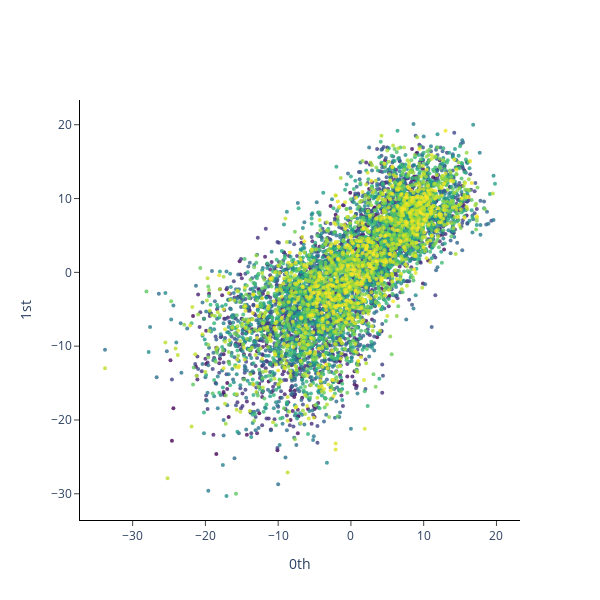

This figure's notebook cell:
### Code cell
embedding_dimension_nonperiodic = 2
embedding_time_delay_nonperiodic = 16
stride = 3

embedder_nonperiodic = SingleTakensEmbedding(
    parameters_type="fixed",
    n_jobs=2,
    time_delay=embedding_time_delay_nonperiodic,
    dimension=embedding_dimension_nonperiodic,
    stride=stride,
)

y_nonperiodic_embedded = embedder_nonperiodic.fit_transform(y)

plot_point_cloud(y_nonperiodic_embedded)

### Figure 1 — Plotly figure (JSON) as saved in the notebook; plotly's stock layout.template omitted (floating-point values rounded to 4 significant figures; data arrays with more than 128 entries replaced by an {"elided": "..."} marker saying what was removed)
{"data": [{"marker": {"color": {"elided": "7054 int values"}, "colorscale": [[0, "#440154"], [0.1111, "#482878"], [0.2222, "#3e4989"], [0.3333, "#31688e"], [0.4444, "#26828e"], [0.5556, "#1f9e89"], [0.6667, "#35b779"], [0.7778, "#6ece58"], [0.8889, "#b5de2b"], [1, "#fde725"]], "opacity": 0.8, "size": 4}, "mode": "markers", "type": "scatter", "x": {"elided": "7054 float values"}, "y": {"elided": "7054 float values"}}], "layout": {"height": 600, "plot_bgcolor": "white", "width": 600, "xaxis": {"anchor": "x", "exponentformat": "e", "linecolor": "black", "linewidth": 1, "mirror": false, "showexponent": "all", "showline": true, "side": "bottom", "ticks": "outside", "title": {"text": "0th"}, "type": "linear", "zeroline": true}, "yaxis": {"anchor": "y", "exponentformat": "e", "linecolor": "black", "linewidth": 1, "mirror": false, "showexponent": "all", "showline": true, "side": "left", "ticks": "outside", "title": {"text": "1st"}, "type": "linear", "zeroline": true}}}
